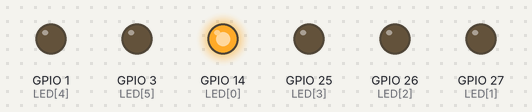
The sketch below on a simulated ESP32. Parts: output pins drawn as LEDs (lit = HIGH).

Above: at 0.2 s.
At 1.2 s:
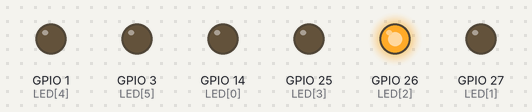
At 1.7 s:
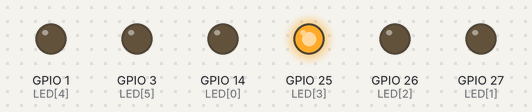
At 2.2 s:
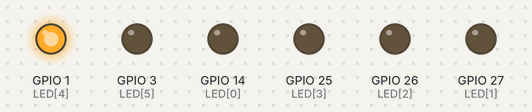
At 3.7 s:
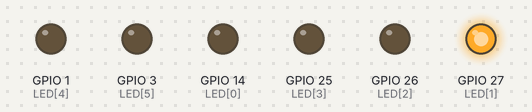
At 5.7 s:
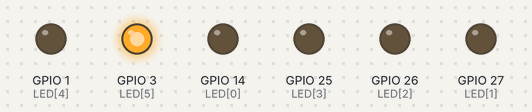
Timing chart, 0 to 6.9 s (numbered marks = the images above):
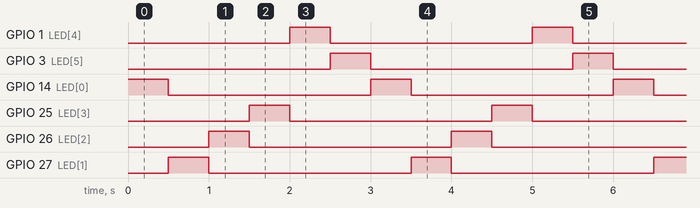

The sketch:

IR_emitter_output.ino
```cpp
int LED[] = {14, 27, 26, 25, 1, 3} ;

void setup() {
  // put your setup code here, to run once:
  for (int i = 0; i < 6; i++)
  {
    pinMode(LED[i], OUTPUT);

  }
}

void loop() {
  // put your main code here, to run repeatedly:
  for (int i = 0; i < 6; i++)
  {
    digitalWrite(LED[i], HIGH);
    delay(500);
    digitalWrite(LED[i], LOW);

  }
}
```

Measured:
- by itself, GPIO 1 (LED[4]), GPIO 3 (LED[5]), GPIO 14 (LED[0]), GPIO 25 (LED[3]), GPIO 26 (LED[2]), GPIO 27 (LED[1]): alternates HIGH for 0.50 s and LOW for 2.5 s
- by itself, everything shown: repeats every 3.0 s, in 7 steps
